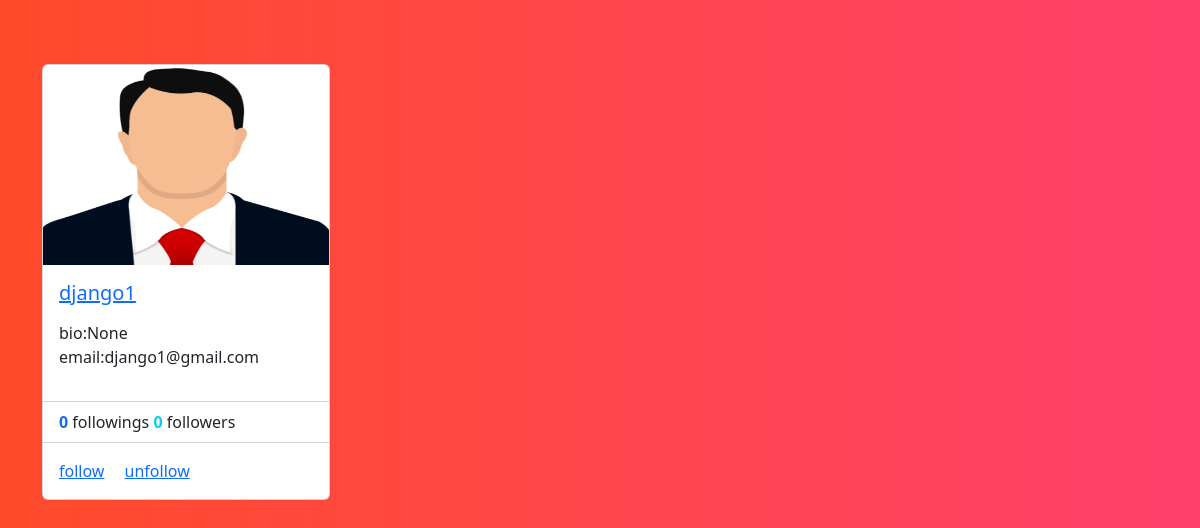
/profiles/all, run on an earlier commit of the app's database.
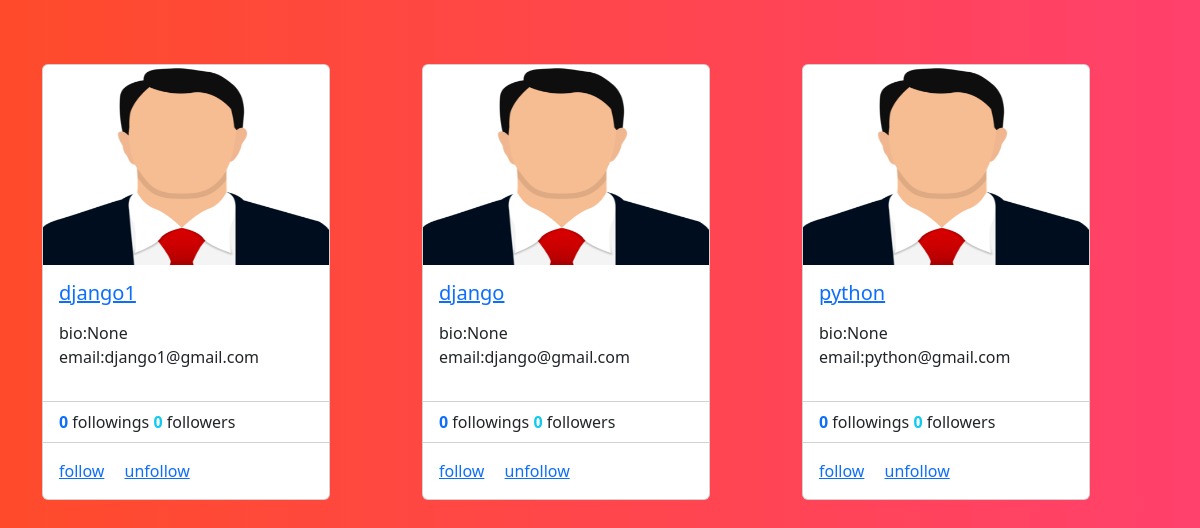
And on a later commit of the database.
### social/models.py (models this page shows)
class UserProfile(models.Model):
    user=models.OneToOneField(User,on_delete=models.CASCADE,related_name="profile")
    address=models.CharField(max_length=200,null=True)
    phone=models.CharField(max_length=200,null=True)
    profile_pic=models.ImageField(upload_to="profilepics",null=True,blank=True)
    dob=models.DateField(null=True)
    bio=models.CharField(max_length=200,null=True)
    following=models.ManyToManyField("self",related_name="followed_by",symmetrical=False,null=True)
    block=models.ManyToManyField("self",related_name="blocked",symmetrical=False,null=True)
    def __str__(self):
        return self.user.username

### social/views.py (the view)
# urls.py: path('profiles/all',views.ProfileListView.as_view(),name="profile-list"),
class ProfileListView(View):
    def get(self,request,*args,**kwargs):
        qs=UserProfile.objects.all()
        return render(request,"profile_list.html",{"data":qs})

### social/templates/profile_list.html (shortened to what this page needs)
<!DOCTYPE html>
{%load static%}
<html lang="en">
<head>
    <link href="https://cdn.jsdelivr.net/npm/bootstrap@5.3.2/dist/css/bootstrap.min.css" rel="stylesheet">
</head>
<body style="background: #FF416C;
background: -webkit-linear-gradient(to right, #FF4B2B, #FF416C);
background: linear-gradient(to right, #FF4B2B, #FF416C);">
<div class="container">
    <div class="row mt-5">
        {%for profile in data%}
            <div class="col-4 mt-3">
                <div class="card" style="width: 18rem;">
                    {%if profile.profile_pic%}
                    <img src="{{profile.profile_pic.url}}" class="card-img-top" alt="..." height="200px">
                    {%else%}
                    <img src="{%static 'social/images/profilepic.png'%}" class="card-img-top" alt="..." height="200px">
                    {%endif%}
                    <div class="card-body">
                      <h5 class="card-title">
                        <a href="{%url 'profile-details' profile.id %}">{{profile}}</a>
                      </h5>
                      <p class="card-text">
                        <div>
                            bio:{{profile.bio}}
                        </div>
                       <div>
                        email:{{profile.user.email}}
                       </div>
                      </p>
                    </div>
                    <ul class="list-group list-group-flush">
                      <li class="list-group-item">
                       <span class="fw-bold text-primary"> {{profile.following.count}}</span> followings
                       <span class="fw-bold text-info">  {{profile.followed_by.count}}</span> followers </li>
                    </ul>
                    <div class="card-body">
                      <a href="#" class="card-link">follow</a>
                      <a href="#" class="card-link">unfollow</a>
                    </div>
                  </div>
            </div>
        {%endfor%}
    </div>
</div>
</body>
</html>

What changed in the data, as far as the page shows it:
added UserProfile: user.username "django", bio "None", user.email "django@gmail.com", following.count "0", followed_by.count "0"
added UserProfile: user.username "python", bio "None", user.email "python@gmail.com", following.count "0", followed_by.count "0"
